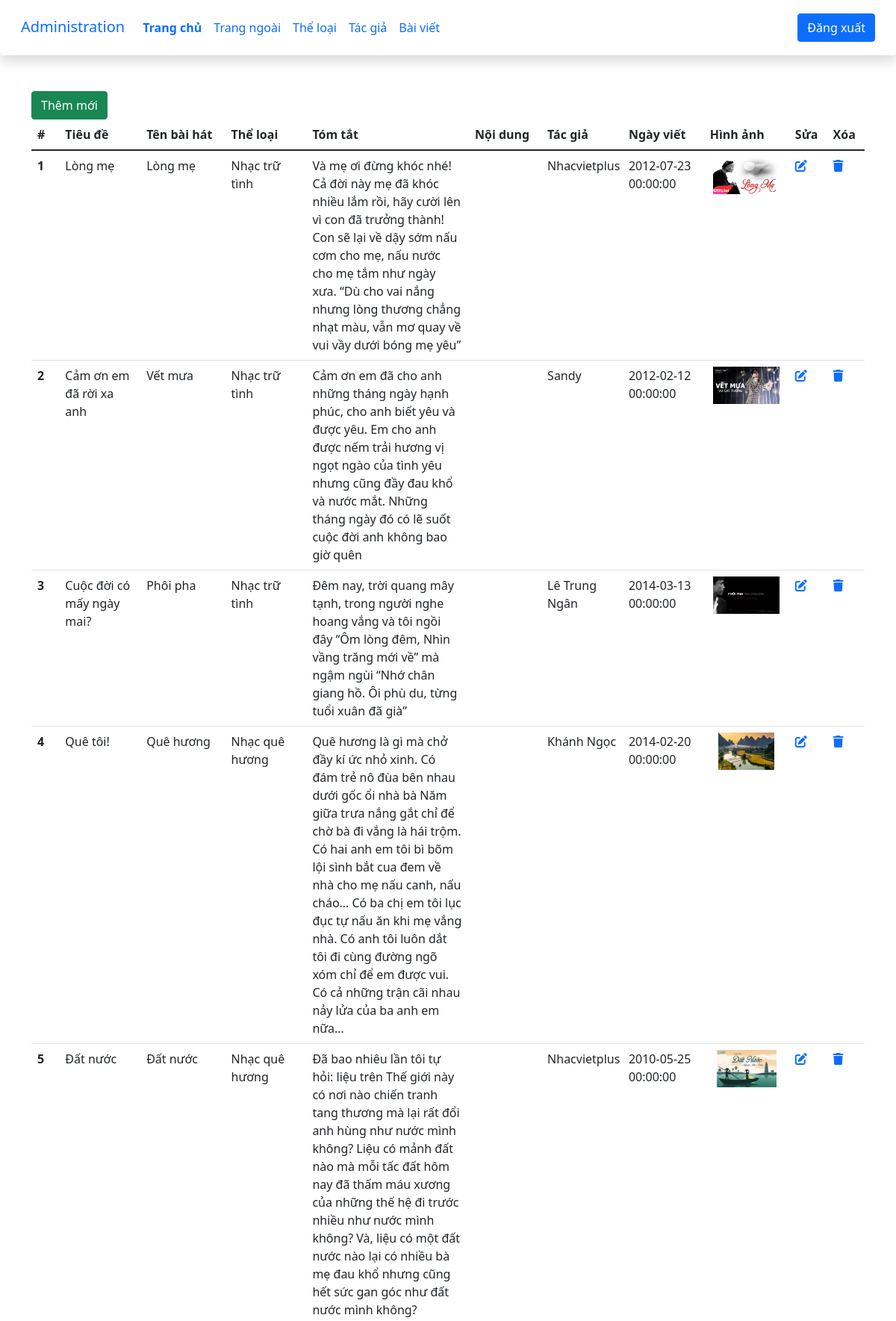
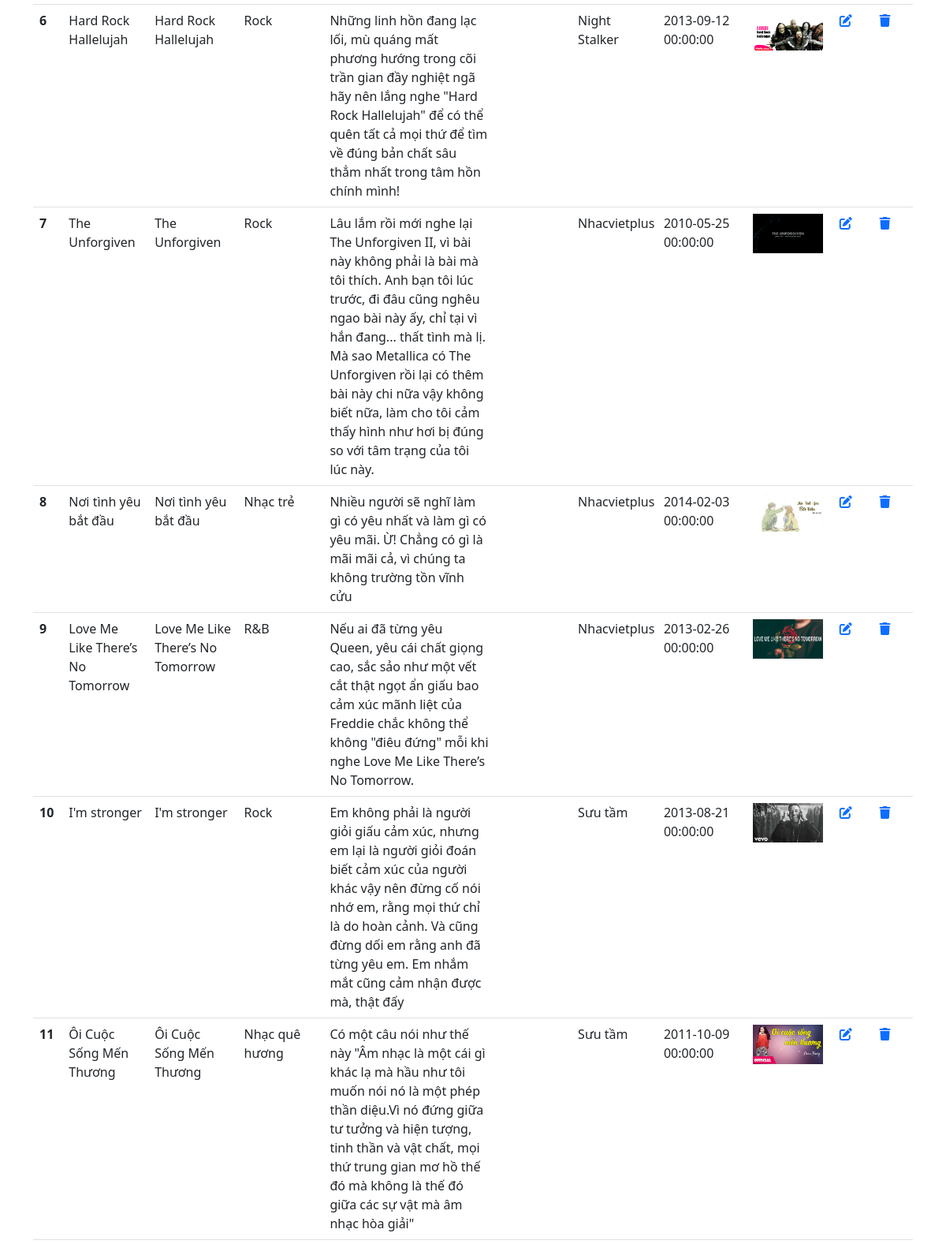
Screenshot of /admin/article.php (upper part) with the database file from the repository (2 pictures, top to bottom).
### tables this page shows
CREATE TABLE `baiviet` (
  `ma_bviet` int(10) UNSIGNED NOT NULL,
  `tieude` varchar(200) NOT NULL,
  `ten_bhat` varchar(100) NOT NULL,
  `ma_tloai` int(10) UNSIGNED NOT NULL,
  `tomtat` text NOT NULL,
  `noidung` text DEFAULT NULL,
  `ma_tgia` int(10) UNSIGNED NOT NULL,
  `ngayviet` datetime NOT NULL,
  `hinhanh` varchar(200) DEFAULT NULL
);

CREATE TABLE `theloai` (
  `ma_tloai` int(10) UNSIGNED NOT NULL,
  `ten_tloai` varchar(50) NOT NULL
);

CREATE TABLE `tacgia` (
  `ma_tgia` int(10) UNSIGNED NOT NULL,
  `ten_tgia` varchar(100) NOT NULL,
  `hinh_tgia` varchar(200) DEFAULT NULL
);

### admin/article.php (the view)
<?php include('./include/header.php');
    include('../include/database-connection.php');
    $sql = "SELECT ma_bviet, tieude,  ten_bhat, ten_tloai, tomtat, noidung, ten_tgia, ngayviet, hinhanh FROM baiviet, tacgia, theloai
    WHERE baiviet.ma_tloai = theloai.ma_tloai AND baiviet.ma_tgia = tacgia.ma_tgia ORDER BY ma_bviet ASC";
    $select = $pdo->query($sql);
?>
    <main class="container mt-5 mb-5">
        <div class="row">
            <div class="col-sm">
                <a href="./add_article.php" class="btn btn-success">Thêm mới</a>
                <table class="table">
                    <thead>
                        <tr>
                            <th scope="col">#</th>
                            <th scope="col">Tiêu đề</th>
                            <th scope="col">Tên bài hát</th>
                            <th scope="col">Thể loại</th>
                            <th scope="col">Tóm tắt</th>
                            <th scope="col">Nội dung</th>
                            <th scope="col">Tác giả</th>
                            <th scope="col">Ngày viết</th>
                            <th scope="col">Hình ảnh</th>
                            <th>Sửa</th>
                            <th>Xóa</th>
                        </tr>
                    </thead>
                    <tbody>
                        <?php while($row = $select->fetch()){?>
                        <tr>
                            <th scope="row"><?= $row['ma_bviet']?></th>
                            <td style="max-width: 100px;"><?= $row['tieude']?></td>
                            <td style="max-width: 100px;"><?= $row['ten_bhat']?></td>
                            <td style="max-width: 100px;"><?= $row['ten_tloai']?></td>
                            <td style="max-width: 200px;"><?= $row['tomtat']?></td>
                            <td style="max-width: 200px;"><?= $row['noidung']?></td>
                            <td style="max-width: 100px;"><?= $row['ten_tgia']?></td>
                            <td style="max-width: 100px;"><?= $row['ngayviet']?></td>
                            <td><img src="..<?= $row['hinhanh']?>" alt="" style="height: 50px; width: 100%; object-fit: contain;"></td>
                            <td>
                                <a href="edit_article.php?id=1"><i class="fa-solid fa-pen-to-square"></i></a>
                            </td>
                            <td>
                                <a href=""><i class="fa-solid fa-trash"></i></a>
                            </td>
                        </tr>
                        <?php } ?>
                    </tbody>
                </table>
            </div>
        </div>
    </main>
    <?php include('./include/footer.php') ?>

### rows the page displays
baiviet: ma_bviet "1", tieude "Lòng mẹ", ten_bhat "Lòng mẹ", ma_tloai.ten_tloai "Nhạc trữ tình", tomtat "Và mẹ ơi đừng khóc nhé! Cả đời này mẹ đã khóc nhiều lắm rồi, hãy cười lên vì con đã trưởng thành! Con sẽ lại về dậy sớm nấu cơm cho mẹ, nấu nước cho mẹ tắm như ngày xưa. “Dù cho vai nắng nhưng lòng thương chẳng nhạt màu, vẫn mơ quay về vui vầy dưới bóng mẹ yêu”", ma_tgia.ten_tgia "Nhacvietplus", ngayviet "2012-07-23 00:00:00", hinhanh (picture)
baiviet: ma_bviet "2", tieude "Cảm ơn em đã rời xa anh", ten_bhat "Vết mưa", ma_tloai.ten_tloai "Nhạc trữ tình", tomtat "Cảm ơn em đã cho anh những tháng ngày hạnh phúc, cho anh biết yêu và được yêu. Em cho anh được nếm trải hương vị ngọt ngào của tình yêu nhưng cũng đầy đau khổ và nước mắt. Những tháng ngày đó có lẽ suốt cuộc đời anh không bao giờ quên", ma_tgia.ten_tgia "Sandy", ngayviet "2012-02-12 00:00:00", hinhanh (picture)
baiviet: ma_bviet "3", tieude "Cuộc đời có mấy ngày mai?", ten_bhat "Phôi pha", ma_tloai.ten_tloai "Nhạc trữ tình", tomtat "Đêm nay, trời quang mây tạnh, trong người nghe hoang vắng và tôi ngồi đây “Ôm lòng đêm, Nhìn vầng trăng mới về” mà ngậm ngùi “Nhớ chân giang hồ. Ôi phù du, từng tuổi xuân đã già”", ma_tgia.ten_tgia "Lê Trung Ngân", ngayviet "2014-03-13 00:00:00", hinhanh (picture)
baiviet: ma_bviet "4", tieude "Quê tôi!", ten_bhat "Quê hương", ma_tloai.ten_tloai "Nhạc quê hương", tomtat "Quê hương là gì mà chở đầy kí ức nhỏ xinh. Có đám trẻ nô đùa bên nhau dưới gốc ổi nhà bà Năm giữa trưa nắng gắt chỉ để chờ bà đi vắng là hái trộm. Có hai anh em tôi bì bõm lội sình bắt cua đem về nhà cho mẹ nấu canh, nấu cháo… Có ba chị em tôi lục đục tự nấu ăn khi mẹ vắng nhà. Có anh tôi luôn dắt tôi đi cùng đường ngõ xóm chỉ để em được vui. Có cả những trận cãi nhau nảy lửa của ba anh em nữa…", ma_tgia.ten_tgia "Khánh Ngọc", ngayviet "2014-02-20 00:00:00", hinhanh (picture)
baiviet: ma_bviet "5", tieude "Đất nước", ten_bhat "Đất nước", ma_tloai.ten_tloai "Nhạc quê hương", tomtat "Đã bao nhiêu lần tôi tự hỏi: liệu trên Thế giới này có nơi nào chiến tranh tang thương mà lại rất đổi anh hùng như nước mình không? Liệu có mảnh đất nào mà mỗi tấc đất hôm nay đã thấm máu xương của những thế hệ đi trước nhiều như nước mình không? Và, liệu có một đất nước nào lại có nhiều bà mẹ đau khổ nhưng cũng hết sức gan góc như đất nước mình không?", ma_tgia.ten_tgia "Nhacvietplus", ngayviet "2010-05-25 00:00:00", hinhanh (picture)
baiviet: ma_bviet "6", tieude "Hard Rock Hallelujah", ten_bhat "Hard Rock Hallelujah", ma_tloai.ten_tloai "Rock", tomtat "Những linh hồn đang lạc lối, mù quáng mất phương hướng trong cõi trần gian đầy nghiệt ngã hãy nên lắng nghe \"Hard Rock Hallelujah\" để có thể quên tất cả mọi thứ để tìm về đúng bản chất sâu thẳm nhất trong tâm hồn chính mình!", ma_tgia.ten_tgia "Night Stalker", ngayviet "2013-09-12 00:00:00", hinhanh (picture)
baiviet: ma_bviet "7", tieude "The Unforgiven", ten_bhat "The Unforgiven", ma_tloai.ten_tloai "Rock", tomtat "Lâu lắm rồi mới nghe lại The Unforgiven II, vì bài này không phải là bài mà tôi thích. Anh bạn tôi lúc trước, đi đâu cũng nghêu ngao bài này ấy, chỉ tại vì hắn đang... thất tình mà lị. Mà sao Metallica có The Unforgiven rồi lại có thêm bài này chi nữa vậy không biết nữa, làm cho tôi cảm thấy hình như hơi bị đúng so với tâm trạng của tôi lúc này.", ma_tgia.ten_tgia "Nhacvietplus", ngayviet "2010-05-25 00:00:00", hinhanh (picture)
baiviet: ma_bviet "8", tieude "Nơi tình yêu bắt đầu", ten_bhat "Nơi tình yêu bắt đầu", ma_tloai.ten_tloai "Nhạc trẻ", tomtat "Nhiều người sẽ nghĩ làm gì có yêu nhất và làm gì có yêu mãi. Ừ! Chẳng có gì là mãi mãi cả, vì chúng ta không trường tồn vĩnh cửu", ma_tgia.ten_tgia "Nhacvietplus", ngayviet "2014-02-03 00:00:00", hinhanh (picture)
baiviet: ma_bviet "9", tieude "Love Me Like There’s No Tomorrow", ten_bhat "Love Me Like There’s No Tomorrow", ma_tloai.ten_tloai "R&B", tomtat "Nếu ai đã từng yêu Queen, yêu cái chất giọng cao, sắc sảo như một vết cắt thật ngọt ẩn giấu bao cảm xúc mãnh liệt của Freddie chắc không thể không \"điêu đứng\" mỗi khi nghe Love Me Like There’s No Tomorrow.", ma_tgia.ten_tgia "Nhacvietplus", ngayviet "2013-02-26 00:00:00", hinhanh (picture)
baiviet: ma_bviet "10", tieude "I'm stronger", ten_bhat "I'm stronger", ma_tloai.ten_tloai "Rock", tomtat "Em không phải là người giỏi giấu cảm xúc, nhưng em lại là người giỏi đoán biết cảm xúc của người khác vậy nên đừng cố nói nhớ em, rằng mọi thứ chỉ là do hoàn cảnh. Và cũng đừng dối em rằng anh đã từng yêu em. Em nhắm mắt cũng cảm nhận được mà, thật đấy", ma_tgia.ten_tgia "Sưu tầm", ngayviet "2013-08-21 00:00:00", hinhanh (picture)
baiviet: ma_bviet "11", tieude "Ôi Cuộc Sống Mến Thương", ten_bhat "Ôi Cuộc Sống Mến Thương", ma_tloai.ten_tloai "Nhạc quê hương", tomtat "Có một câu nói như thế này \"Âm nhạc là một cái gì khác lạ mà hầu như tôi muốn nói nó là một phép thần diệu.Vì nó đứng giữa tư tưởng và hiện tượng, tinh thần và vật chất, mọi thứ trung gian mơ hồ thế đó mà không là thế đó giữa các sự vật mà âm nhạc hòa giải\"", ma_tgia.ten_tgia "Sưu tầm", ngayviet "2011-10-09 00:00:00", hinhanh (picture)
